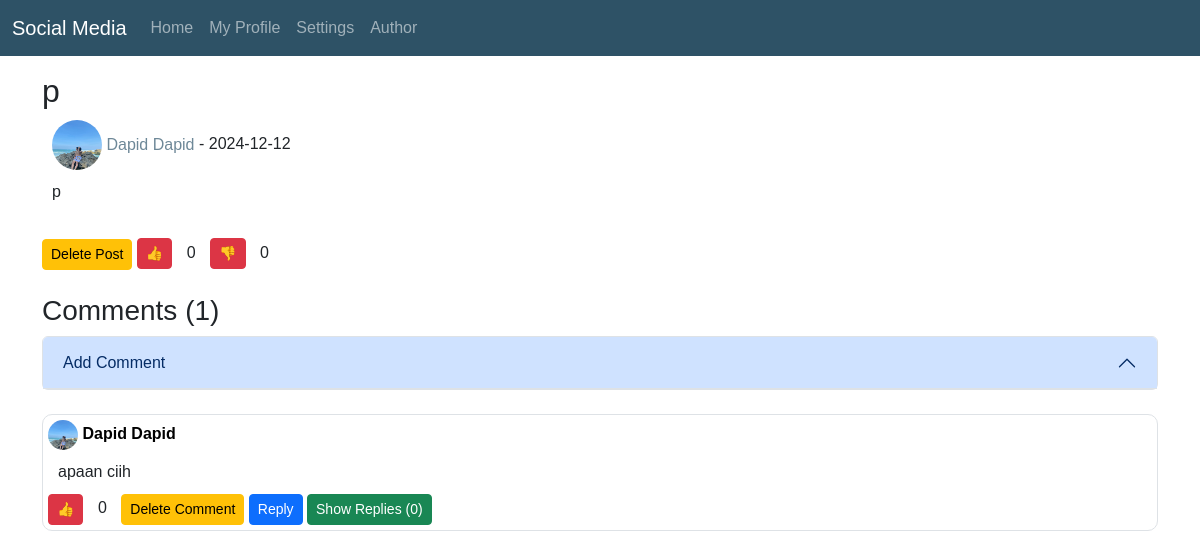
The app's page /post/1 (signed in) with its own data.
### website/models.py (models this page shows)
class Post(db.Model):  # telling it what all posts need to look like.
    id = db.Column(db.Integer, primary_key=True)
    title = db.Column(db.String(500))
    data = db.Column(db.String(10000))
    date = db.Column(db.DateTime(timezone=True), default=func.now())
    user_id = db.Column(db.Integer, db.ForeignKey('user.id'))
    likes = db.relationship("Like", backref="post",
                            cascade="all, delete-orphan")
    dislikes = db.relationship(
        "Dislike", backref="post", cascade="all, delete-orphan")
    comments = db.relationship(
        "Comment", backref='post', cascade='all, delete-orphan')
    comment_likes = db.relationship(
        "CommentLike", backref='post', cascade='all, delete-orphan')
    replies = db.relationship(
        "ReplyComment", backref='post', cascade='all, delete-orphan')

class User(db.Model, UserMixin):
    id = db.Column(db.Integer, primary_key=True)
    email = db.Column(db.String(150), unique=True)  # 150 is max length
    password = db.Column(db.String(150))
    first_name = db.Column(db.String(150))
    last_name = db.Column(db.String(150))
    profile_picture = db.Column(
        db.String(1000), default="default_profile_photo.jpg")
    posts = db.relationship("Post", backref='user',
                            cascade='all, delete-orphan')
    bio = db.Column(db.String(1500))
    links = db.Column(db.String(500))
    date_joined = db.Column(db.DateTime(timezone=True), default=func.now())
    likes = db.relationship("Like", backref="user",
                            cascade="all, delete-orphan")
    dislikes = db.relationship(
        "Dislike", backref='user', cascade='all, delete-orphan')
    comment_likes = db.relationship(
        "CommentLike", backref='user', cascade='all, delete-orphan')
    comments = db.relationship(
        "Comment", backref='user', cascade='all, delete-orphan')
    replies = db.relationship(
        "ReplyComment", backref="user", cascade='all, delete-orphan')

class Comment(db.Model):
    id = db.Column(db.Integer, primary_key=True)
    data = db.Column(db.String(1000))
    date = db.Column(db.DateTime(timezone=True), default=func.now())
    user_id = db.Column(db.Integer, db.ForeignKey('user.id'))
    post_id = db.Column(db.Integer, db.ForeignKey('post.id'))
    replies = db.relationship(
        "ReplyComment", backref='comment', cascade='all, delete-orphan')
    comment_likes = db.relationship(
        "CommentLike", backref='comment', cascade='all, delete-orphan')

### website/views.py (the view)
@views.route('/post/<int:id>', methods=['GET','POST'])
@login_required
def view_post(id):
    previous_page = request.referrer
    post = Post.query.get(id)
    user = User.query.get(post.user_id)
    like = Like.query.filter_by(user=current_user, post=post).first()
    liked = like
    dislike = Dislike.query.filter_by(user=current_user, post=post).first()
    disliked = dislike
    comments = Comment.query.filter_by(post=post).order_by(Comment.date.desc()).all()
    date = str(post.date).split(" ")[0]
    try:
        return render_template("view_post.html", page="Post", user=user, post=post, current_user=current_user, liked=liked, comments=comments, date=date, disliked=disliked)
    except Exception as e:
        print(e)
        return render_template("404.html", error="This post doesn't exist.", user=user, current_user=current_user)

### main.py (called while the page is built)
def nl2br(value): # Custom filter function to convert newlines to <br> tags
    try:
        paragraphs = value.split('\n')
        paragraphs_html = '<br>'.join(paragraphs)
        return Markup(paragraphs_html)
    except AttributeError: # if the user doesn't have a bio, etc
        pass

### website/templates/view_post.html (shortened to what this page needs)
{% extends 'base.html' %} {% block body %}
<div class="container">
  <h2>{{ post.title }}</h2>
  <p>
    <a
      href="/profile/{{user.id}}"
      style="color: #6e8898; text-decoration: none"
    >
      <img
        src="../static/profile_pictures/{{user.profile_picture}}"
        alt="Avatar Image"
        style="border-radius: 50%; width: 50px; height: 50px"
      />
      {{ user.first_name }} {{ user.last_name }}</a
    >
    - {{ date }}
  </p>
  <p>{{ post.data | nl2br }}</p>
  {% if current_user.id == post.user_id %}
  <br />
  <small
    ><a
      href="/delete/post/{{post.id}}"
      onclick="return confirm('Are you sure you want to delete this post?')"
      class="btn btn-sm btn-warning"
      >Delete Post</a
    ></small
  >
  {% endif %}
  <form action="/post/{{post.id}}/like" method="post" style="display: inline">
    <input type="submit" class="btn btn-danger btn-sm" value="👍" />
    <p style="display: inline">{{ post.likes | count }}</p>
  </form>
  <form
    action="/post/{{post.id}}/dislike"
    method="post"
    style="display: inline"
  >
    <input type="submit" class="btn btn-danger btn-sm" value="👎" />
    <p style="display: inline">{{ post.dislikes | count }}</p>
  </form>
  <br /><br />
  <h3>Comments ({{ post.comments | count }})</h3>
  <div class="accordion" id="accordionExample">
    <div class="accordion-item">
      <h2 class="accordion-header">
        <button
          class="accordion-button"
          type="button"
          data-bs-toggle="collapse"
          data-bs-target="#collapseOne"
          aria-expanded="true"
          aria-controls="collapseOne"
        >
          Add Comment
        </button>
      </h2>
    </div>
  </div>
  <br />
  {% for comment in comments %}
  <div class="border" style="border-radius: 10px; padding: 5px">
    <a
      href="/profile/{{ comment.user.id }}"
      style="color: black; text-decoration: none"
    >
      <img
        src="../static/profile_pictures/{{comment.user.profile_picture}}"
        alt="Avatar Image"
        style="border-radius: 50%; width: 30px; height: 30px"
      />
      <strong
        >{{ comment.user.first_name }} {{ comment.user.last_name }}</strong
      ></a
    >
    <p>{{ comment.data }}</p>
    <form
      action="/post/{{post.id}}/comment/{{comment.id}}/like"
      method="post"
      style="display: inline"
    >
      <input type="submit" class="btn btn-danger btn-sm" value="👍" />
      <p style="display: inline">{{ comment.comment_likes | count }}</p>
    </form>
    {% if comment.user == current_user %}
    <a
      href="{{ url_for('views.delete_comment', id=comment.id) }}"
      onclick="return confirm('Are you sure you want to delete this comment?')"
      class="btn btn-sm btn-warning"
      >Delete Comment</a
    >
    {% endif %}
    <a
      data-bs-toggle="collapse"
      href="#collapseReply{{comment.id}}"
      class="btn btn-sm btn-primary"
      >Reply</a
    >
    <a
      data-bs-toggle="collapse"
      href="#collapseComments{{comment.id}}"
      class="btn btn-sm btn-success"
      >Show Replies ({{ comment.replies | count }})</a
    >
  </div>
  <br />
  {% endfor %}
</div>
{% endblock %}

### website/templates/base.html (shortened to what this page needs)
<!DOCTYPE html>
<html lang="en">
  {% block head %}
  <head>
    <link
      href="https://cdn.jsdelivr.net/npm/bootstrap@5.3.0/dist/css/bootstrap.min.css"
      rel="stylesheet"
    />
    <link rel="stylesheet" href="static/style.css" />
  </head>
  {% endblock %}
  <body>
    {% if user.is_authenticated %}
    <nav
      class="navbar navbar-expand-lg bg-body-tertiary"
      data-bs-theme="dark"
      style="
        background: #2e5266 !important;
        position: fixed;
        width: 100%;
        z-index: 1000;
      "
    >
      <div class="container-fluid">
        <a class="navbar-brand" href="/home/">Social Media</a>
        <div class="collapse navbar-collapse" id="navbarSupportedContent">
          <ul class="navbar-nav me-auto mb-2 mb-lg-0">
            <li class="nav-item">
              <a class="nav-link" aria-current="page" href="/home/">Home</a>
            </li>
            <li class="nav-item">
              <a class="nav-link" href="/profile/">My Profile</a>
            </li>
            <li class="nav-item">
              <a class="nav-link" href="/edit/profile/">Settings</a>
            </li>
            <li class="nav-item">
              <a class="nav-link {% if request.path == '/author' %}active{% endif %}" href="/author">Author</a>
            </li>
          </ul>
        </div>
      </div>
    </nav>
    <br /><br /><br />
    {% endif %}  {% block body %}{%
    endblock %}
  </body>
</html>

### website/static/style.css (style rules this page uses)
body { background-image: url('https://images7.alphacoders.com/133/1330715.png'); background-size: 200%; background-repeat: no-repeat; background-position: center; font-family: Arial, sans-serif; }
p { margin: 10px; }

### records on screen
Post: title "p", data "p"
User: profile_picture (picture), first_name "Dapid", last_name "Dapid"
Comment: user.profile_picture (picture), user.first_name "Dapid", user.last_name "Dapid", data "apaan ciih", comment_likes|count "0", replies|count "0"

### other values on screen
{{ date }} "2024-12-12"
{{ post.likes | count }} "0"
{{ post.dislikes | count }} "0"
{{ post.comments | count }} "1"
